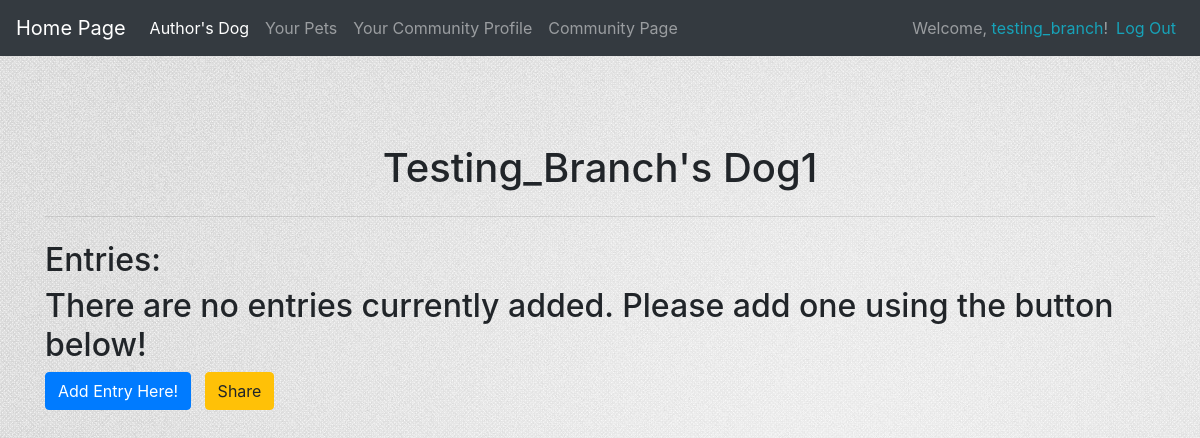
The app's page /user_entries/4/ (signed in), older data.
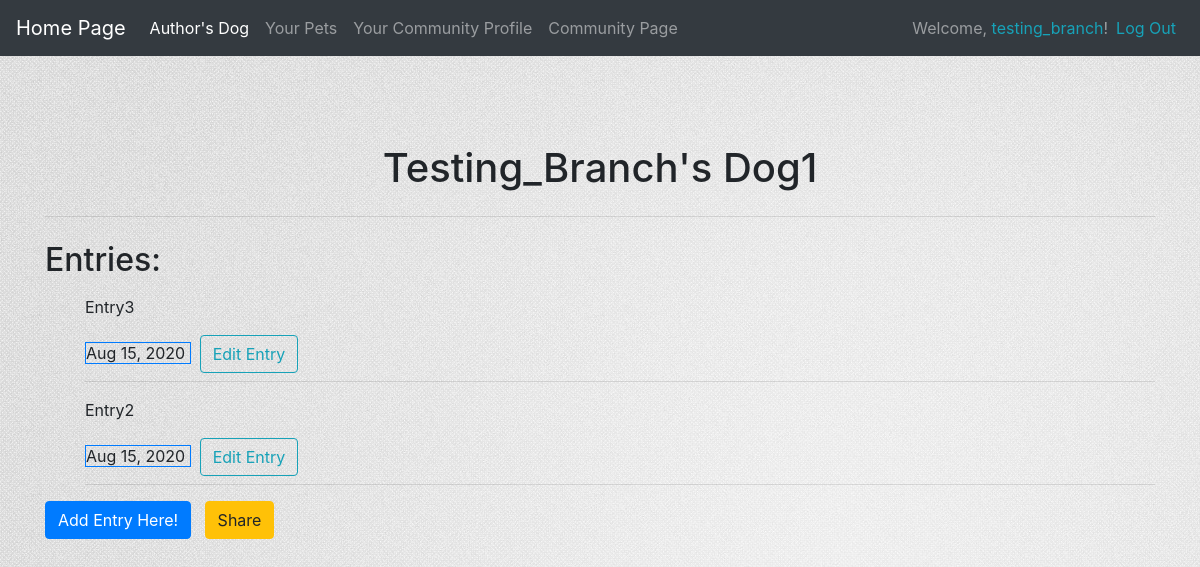
The same page, newer data.
### test_dog_app/models.py (models this page shows, shortened)
class Entry(models.Model):
    dog_name = models.ForeignKey(DogName, on_delete=models.CASCADE, null=False)
    bio_entry = models.TextField()
    dog_photo = models.ImageField(default=None, upload_to='photo_img/', blank=True)
    share = models.BooleanField(default=False)
    date_entry = models.DateTimeField(auto_now_add=True)
    shared_date = models.DateTimeField(auto_now_add=False, auto_now=False, null=True, blank=False)

### test_dog_app/views.py (the view)
# urls.py: path('user_entries/<int:dog_id>/', views.user_private_entries, name= 'user_private_entries'),
@login_required
def user_private_entries(request, dog_id):
    dog = get_object_or_404(DogName, id=dog_id)
    dog_entries = dog.entry_set.order_by('-date_entry')
    if dog.owner != request.user:
        raise Http404
    paginator = Paginator(dog_entries, 3)
    page_number = request.GET.get('page')
    dog_entries = paginator.get_page(page_number)
    content = {
        'dog': dog,
        'dog_entries': dog_entries
    }
    return render(request, 'user_private_entries.html', content)

### test_dog_app/models.py (called while the page is built)
    def __str__(self):
        return self.name

### test_dog_app/templates/user_private_entries.html (shortened to what this page needs)
{% extends 'base.html' %}
{% block content %}
<div class="jumbotron jumbotron-fluid bg-transparent">
    <div style="text-align: center;">
        <h1>
            {{user.username|title }}'s {{ dog|title }}
        </h1>
        <hr class="my-4">
    </div>
        <h2>Entries:</h2>
        {% for entry in dog_entries %}
            <ul>
                <p>
                    {{ entry.bio_entry | linebreaks }}
                    <span class="border border-primary">
                    {{ entry.date_entry | date:'M d, Y'}}
                    </span> &nbsp
                    <a class='btn btn-outline-info' href="{% url 'test_dog_app:edit_dog_bio' entry.id %}">
                        Edit Entry
                    </a>
                    <hr class="my-2">
                </p>
            </ul>
        {% empty %}
            <h2>
                There are no entries currently added. Please add one using the button below!
            </h2>
        {% endfor %}
        <a class='btn btn-primary ' href="{% url 'test_dog_app:write_about_dog' dog.id %}">
            Add Entry Here!
        </a> &nbsp
        <a class='btn btn-warning btn-small' href="{% url 'test_dog_app:share_dog' dog.id %}">Share</a>
</div>
{% endblock content %}

Row changes from the older to the newer data that the page shows:
added Entry: bio_entry "Entry3", date_entry "Aug 15, 2020"
added Entry: bio_entry "Entry2", date_entry "Aug 15, 2020"
Text that changed along with them:
text no longer shown: "There are no entries currently added. Please add one using the button below!"
